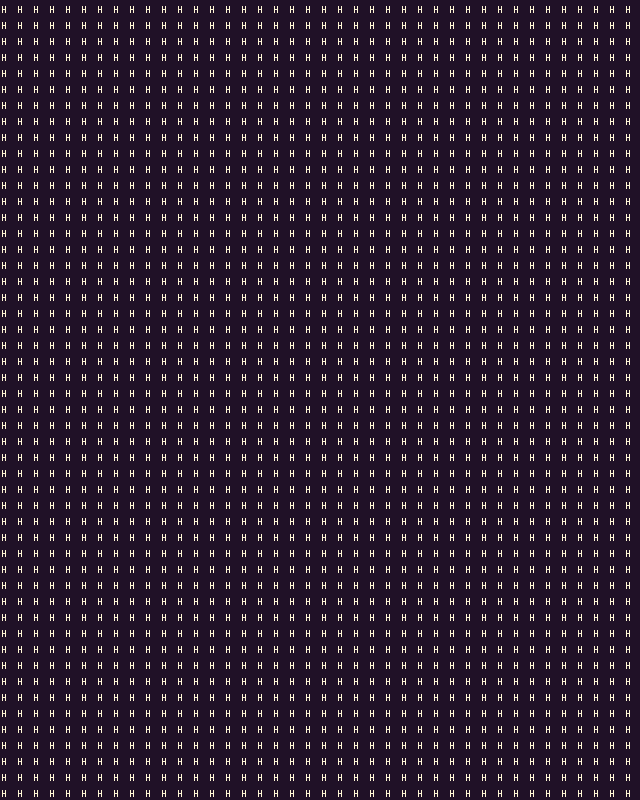

Tiled map render using the project's own tile images. Description and the map definition, with tile-layer contents summarised, below:
An orthogonal 40x50 tile map with 16x16 px tiles, 1 tile layer (prototype).

<map version="1.10" tiledversion="1.10.2" orientation="orthogonal" renderorder="right-down" width="40" height="50" tilewidth="16" tileheight="16" infinite="0" nextlayerid="9" nextobjectid="1">
 <tileset firstgid="1" source="FaerieForest_PetricakeGamesTSX.tsx" />
 <layer id="1" name="prototype" width="40" height="50">
  <data>[2000 cells, 2000 non-empty, 1 distinct tile ids]</data>
 </layer>
</map>
